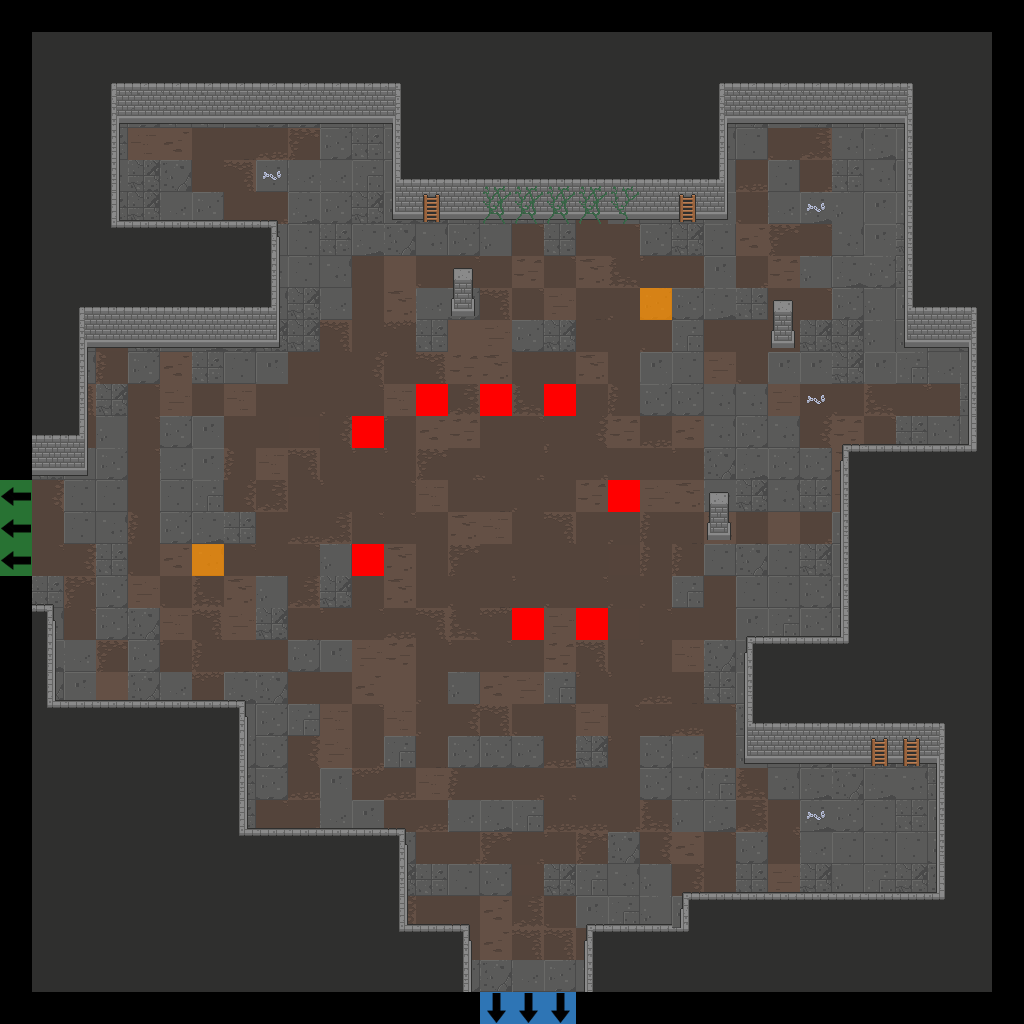

This is a level from a 2D game, rendered from its Tiled map with the project's own tilesets. A one-line summary and the map file follow, with tile-layer data summarised:
An orthogonal 32x32 tile map with 32x32 px tiles, 7 tile layers (Floor, Walls, Doors, Pillars, ...), 2 tilesets.

<map version="1.2" tiledversion="2019.04.18" orientation="orthogonal" renderorder="right-down" width="32" height="32" tilewidth="32" tileheight="32" infinite="0" nextlayerid="22" nextobjectid="1">
 <tileset firstgid="1" source="Dungeon_Tileset_2.tsx" />
 <tileset firstgid="321" source="flags.tsx" />
 <layer id="15" name="Floor" width="32" height="32">
  <data>[1024 cells, 900 non-empty, 42 distinct tile ids]</data>
 </layer>
 <layer id="16" name="Walls" width="32" height="32">
  <data>[1024 cells, 438 non-empty, 26 distinct tile ids]</data>
 </layer>
 <layer id="17" name="Doors" width="32" height="32">
  <data>[1024 cells, 0 non-empty, 0 distinct tile ids]</data>
 </layer>
 <layer id="18" name="Pillars" width="32" height="32">
  <data>[1024 cells, 6 non-empty, 2 distinct tile ids]</data>
 </layer>
 <layer id="19" name="Candles" width="32" height="32">
  <data>[1024 cells, 0 non-empty, 0 distinct tile ids]</data>
 </layer>
 <layer id="20" name="Debris" width="32" height="32">
  <data>[1024 cells, 18 non-empty, 6 distinct tile ids]</data>
 </layer>
 <layer id="21" name="Flags" width="32" height="32">
  <data>[1024 cells, 16 non-empty, 4 distinct tile ids]</data>
 </layer>
</map>
